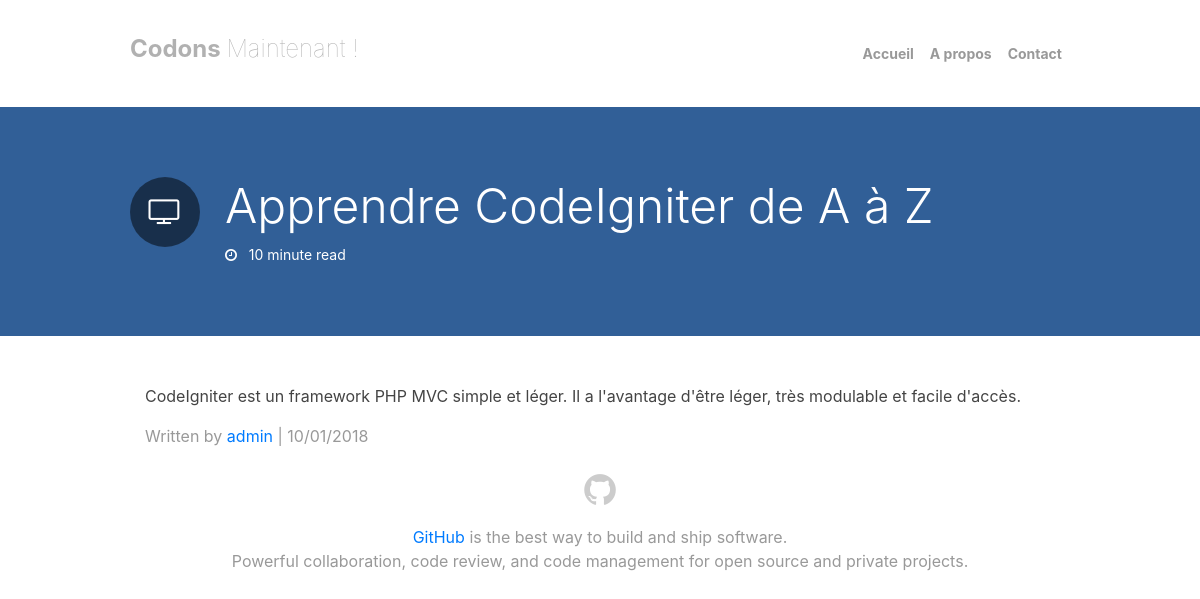
/news/apprendre-codeigniter-de-a-a-z, run on the app's committed database.
### tables this page shows
CREATE TABLE `news` (
  `id` int(11) NOT NULL,
  `title` varchar(128) NOT NULL,
  `slug` varchar(128) NOT NULL,
  `text` text NOT NULL
);

### application/controllers/News.php (called while the page is built, shortened)
<?php
class News extends CI_Controller {
	public function __construct()
	{
		$this->load->model('news_model');
		$this->load->helper('url_helper');
	}
	public function view($slug = NULL)
	{
		$data['news_item'] = $this->news_model->get_news($slug);
		$data['title'] = $data['news_item']['title'];
		$this->load->view('templates/header', $data);
		$this->load->view('news/view', $data);
		$this->load->view('templates/footer');
	}
}

### index.php (called while the page is built, shortened)
<?php
require_once BASEPATH.'core/CodeIgniter.php';

### application/models/News_model.php (called while the page is built, shortened)
<?php
class News_model extends CI_Model {
	public function get_news($slug = FALSE)
	{
		$query = $this->db->get_where('news', array('slug' => $slug));
		return $query->row_array();
	}
}

### application/views/news/view.php (the view)
<div class="slidercontainer" style="background: #315F97;">
	<div class="container">
		<div class="ico"><span class="fa fa-tv"></span></div>
		<div class="title">
			<h2><?= $news_item['title'] ?></h2>
			<span><i class="fa fa-clock-o"></i> &nbsp; 10 minute read</span>
		</div>
	</div>
</div>
<div class="contentcontainer mt-5">
	<div class="container">
		<div class="col-md-12">
			<div>
				<p><?= $news_item['text']; ?></p>
			</div>
		</div>
	</div>
</div>
<div class="authorcontainer">
	<div class="container">
		<div class="col-md-12">
			Written by <a href="#">admin</a> | 10/01/2018
		</div>
	</div>
</div>

### public/style.css (style rules this page uses)
body { color: #444; }
a { text-decoration: none !important; }
.slidercontainer { padding-top: 70px; padding-bottom: 70px; }
.slidercontainer .ico { width: 70px; height: 70px; line-height: 70px; text-align: center; border-radius: 35px; border-radius: 100%; background: rgba(0, 0, 0, 0.5); display: inline-block; float: left; color: #fff; font-size: 1.8em; }
.slidercontainer .title { margin-left: 95px; }
.slidercontainer .title h2 { font-size: 3em; font-weight: 300; color: #fff; }
.slidercontainer .title span { font-size: 14px; color: #fff; }
.slidercontainer .title span i { color: #fff; }
.authorcontainer { color: #999; }

### data on the page
news: title "Apprendre CodeIgniter de A à Z", text "CodeIgniter est un framework PHP MVC simple et léger. Il a l'avantage d'être léger, très modulable et facile d'accès."
